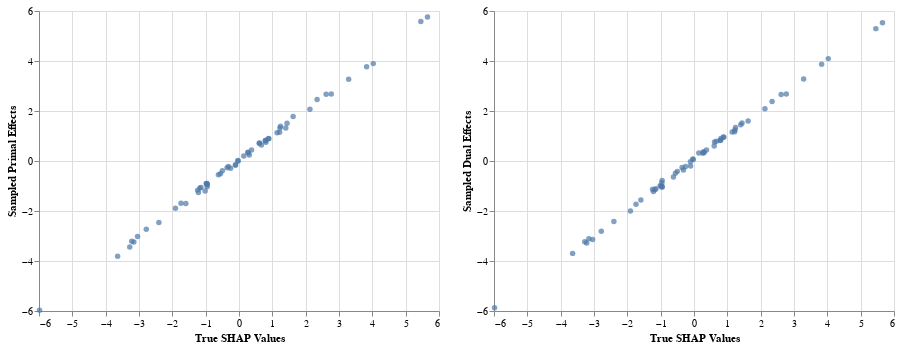

Write notebook code for a chart like this one.
### Code cell
alt.Chart(data_df).mark_point(filled=True).encode(
    alt.X('True SHAP Values:Q'),
    alt.Y(alt.repeat("column"), type='quantitative')
).repeat(column=['Sampled Primal Effects', 'Sampled Dual Effects'])

### Figure 1 — Vega-Lite specification as saved in the notebook (floating-point values rounded to 4 significant figures)
{"$schema": "https://vega.github.io/schema/vega-lite/v3.2.1.json", "config": {"mark": {"tooltip": null}, "view": {"height": 300, "width": 400}}, "datasets": {"data-f8aa6f456e43f20cc23f69a5d8538bc2": [{"Kernel SHAP Values": -3.059, "Sampled Average Effects": -3.185, "Sampled Dual Effects": -3.108, "Sampled Primal Effects": -3.24, "True SHAP Values": -3.154}, {"Kernel SHAP Values": -1.217, "Sampled Average Effects": -0.9321, "Sampled Dual Effects": -0.7802, "Sampled Primal Effects": -1.033, "True SHAP Values": -0.9558}, {"Kernel SHAP Values": 1.483, "Sampled Average Effects": 1.517, "Sampled Dual Effects": 1.518, "Sampled Primal Effects": 1.506, "True SHAP Values": 1.441}, {"Kernel SHAP Values": -1.228, "Sampled Average Effects": -1.371, "Sampled Dual Effects": -1.22, "Sampled Primal Effects": -1.257, "True SHAP Values": -1.218}, {"Kernel SHAP Values": 5.296, "Sampled Average Effects": 5.471, "Sampled Dual Effects": 5.295, "Sampled Primal Effects": 5.581, "True SHAP Values": 5.455}, {"Kernel SHAP Values": 0.4215, "Sampled Average Effects": 0.3845, "Sampled Dual Effects": 0.4404, "Sampled Primal Effects": 0.4437, "True SHAP Values": 0.3751}, {"Kernel SHAP Values": -0.08855, "Sampled Average Effects": -0.2049, "Sampled Dual Effects": -0.204, "Sampled Primal Effects": -0.163, "True SHAP Values": -0.1019}, {"Kernel SHAP Values": 0.5686, "Sampled Average Effects": 0.7949, "Sampled Dual Effects": 0.8311, "Sampled Primal Effects": 0.8278, "True SHAP Values": 0.8012}, {"Kernel SHAP Values": -0.4026, "Sampled Average Effects": -0.4063, "Sampled Dual Effects": -0.4146, "Sampled Primal Effects": -0.3915, "True SHAP Values": -0.4982}, {"Kernel SHAP Values": 3.177, "Sampled Average Effects": 3.327, "Sampled Dual Effects": 3.282, "Sampled Primal Effects": 3.274, "True SHAP Values": 3.289}, {"Kernel SHAP Values": -6.086, "Sampled Average Effects": -5.808, "Sampled Dual Effects": -5.866, "Sampled Primal Effects": -5.967, "True SHAP Values": -5.983}, {"Kernel SHAP Values": 2.707, "Sampled Average Effects": 2.679, "Sampled Dual Effects": 2.661, "Sampled Primal Effects": 2.667, "True SHAP Values": 2.615}, {"Kernel SHAP Values": 1.128, "Sampled Average Effects": 1.32, "Sampled Dual Effects": 1.169, "Sampled Primal Effects": 1.15, "True SHAP Values": 1.219}, {"Kernel SHAP Values": -1.081, "Sampled Average Effects": -1.03, "Sampled Dual Effects": -0.9858, "Sampled Primal Effects": -1.2, "True SHAP Values": -1.016}, {"Kernel SHAP Values": -0.9328, "Sampled Average Effects": -0.8571, "Sampled Dual Effects": -0.8713, "Sampled Primal Effects": -0.9054, "True SHAP Values": -0.9646}, {"Kernel SHAP Values": 0.5385, "Sampled Average Effects": 0.6548, "Sampled Dual Effects": 0.5997, "Sampled Primal Effects": 0.7125, "True SHAP Values": 0.6055}, {"Kernel SHAP Values": 0.1248, "Sampled Average Effects": 0.3073, "Sampled Dual Effects": 0.3395, "Sampled Primal Effects": 0.2424, "True SHAP Values": 0.3078}, {"Kernel SHAP Values": -1.046, "Sampled Average Effects": -1.103, "Sampled Dual Effects": -1.152, "Sampled Primal Effects": -1.078, "True SHAP Values": -1.172}, {"Kernel SHAP Values": 0.02842, "Sampled Average Effects": 0.1817, "Sampled Dual Effects": 0.3212, "Sampled Primal Effects": 0.1983, "True SHAP Values": 0.1439}, {"Kernel SHAP Values": 1.428, "Sampled Average Effects": 1.682, "Sampled Dual Effects": 1.596, "Sampled Primal Effects": 1.777, "True SHAP Values": 1.623}, {"Kernel SHAP Values": 0.1506, "Sampled Average Effects": -0.02556, "Sampled Dual Effects": 0.08454, "Sampled Primal Effects": 0.01986, "True SHAP Values": -0.03651}, {"Kernel SHAP Values": -1.19, "Sampled Average Effects": -0.9747, "Sampled Dual Effects": -0.9961, "Sampled Primal Effects": -0.9006, "True SHAP Values": -0.9851}, {"Kernel SHAP Values": 2.266, "Sampled Average Effects": 2.432, "Sampled Dual Effects": 2.377, "Sampled Primal Effects": 2.457, "True SHAP Values": 2.343}, {"Kernel SHAP Values": 0.1355, "Sampled Average Effects": 0.02264, "Sampled Dual Effects": 0.06111, "Sampled Primal Effects": 0.001251, "True SHAP Values": -0.02274}, {"Kernel SHAP Values": -1.032, "Sampled Average Effects": -1.034, "Sampled Dual Effects": -1.021, "Sampled Primal Effects": -0.9507, "True SHAP Values": -0.9517}, {"Kernel SHAP Values": -1.645, "Sampled Average Effects": -1.667, "Sampled Dual Effects": -1.556, "Sampled Primal Effects": -1.695, "True SHAP Values": -1.594}, {"Kernel SHAP Values": -1.733, "Sampled Average Effects": -1.629, "Sampled Dual Effects": -1.729, "Sampled Primal Effects": -1.688, "True SHAP Values": -1.74}, {"Kernel SHAP Values": -0.1507, "Sampled Average Effects": -0.09709, "Sampled Dual Effects": -0.02946, "Sampled Primal Effects": -0.1612, "True SHAP Values": -0.108}, {"Kernel SHAP Values": 0.6837, "Sampled Average Effects": 0.8316, "Sampled Dual Effects": 0.9515, "Sampled Primal Effects": 0.8873, "True SHAP Values": 0.8951}, {"Kernel SHAP Values": -1.111, "Sampled Average Effects": -1.185, "Sampled Dual Effects": -1.126, "Sampled Primal Effects": -1.165, "True SHAP Values": -1.242}, {"Kernel SHAP Values": -3.031, "Sampled Average Effects": -3.137, "Sampled Dual Effects": -3.137, "Sampled Primal Effects": -3.02, "True SHAP Values": -3.043}, {"Kernel SHAP Values": 0.543, "Sampled Average Effects": 0.6292, "Sampled Dual Effects": 0.7559, "Sampled Primal Effects": 0.7206, "True SHAP Values": 0.6156}, {"Kernel SHAP Values": -0.4196, "Sampled Average Effects": -0.2887, "Sampled Dual Effects": -0.2637, "Sampled Primal Effects": -0.2682, "True SHAP Values": -0.3571}, {"Kernel SHAP Values": 4.09, "Sampled Average Effects": 4.006, "Sampled Dual Effects": 4.095, "Sampled Primal Effects": 3.895, "True SHAP Values": 4.028}, {"Kernel SHAP Values": 1.196, "Sampled Average Effects": 1.545, "Sampled Dual Effects": 1.453, "Sampled Primal Effects": 1.319, "True SHAP Values": 1.404}, {"Kernel SHAP Values": 0.9064, "Sampled Average Effects": 0.9459, "Sampled Dual Effects": 0.9584, "Sampled Primal Effects": 0.8956, "True SHAP Values": 0.884}, {"Kernel SHAP Values": 1.125, "Sampled Average Effects": 1.206, "Sampled Dual Effects": 1.159, "Sampled Primal Effects": 1.129, "True SHAP Values": 1.143}, {"Kernel SHAP Values": 2.612, "Sampled Average Effects": 2.785, "Sampled Dual Effects": 2.677, "Sampled Primal Effects": 2.682, "True SHAP Values": 2.768}, {"Kernel SHAP Values": 1.28, "Sampled Average Effects": 1.279, "Sampled Dual Effects": 1.238, "Sampled Primal Effects": 1.324, "True SHAP Values": 1.228}, {"Kernel SHAP Values": -0.2671, "Sampled Average Effects": -0.3281, "Sampled Dual Effects": -0.217, "Sampled Primal Effects": -0.287, "True SHAP Values": -0.2512}, {"Kernel SHAP Values": -3.959, "Sampled Average Effects": -3.786, "Sampled Dual Effects": -3.695, "Sampled Primal Effects": -3.809, "True SHAP Values": -3.641}, {"Kernel SHAP Values": 0.9947, "Sampled Average Effects": 0.8036, "Sampled Dual Effects": 0.8244, "Sampled Primal Effects": 0.8091, "True SHAP Values": 0.784}, {"Kernel SHAP Values": 2.028, "Sampled Average Effects": 1.991, "Sampled Dual Effects": 2.09, "Sampled Primal Effects": 2.07, "True SHAP Values": 2.129}, {"Kernel SHAP Values": 3.863, "Sampled Average Effects": 3.851, "Sampled Dual Effects": 3.866, "Sampled Primal Effects": 3.773, "True SHAP Values": 3.829}, {"Kernel SHAP Values": 0.22, "Sampled Average Effects": 0.345, "Sampled Dual Effects": 0.3711, "Sampled Primal Effects": 0.328, "True SHAP Values": 0.2769}, {"Kernel SHAP Values": -2.525, "Sampled Average Effects": -2.452, "Sampled Dual Effects": -2.421, "Sampled Primal Effects": -2.458, "True SHAP Values": -2.403}, {"Kernel SHAP Values": 5.538, "Sampled Average Effects": 5.66, "Sampled Dual Effects": 5.53, "Sampled Primal Effects": 5.762, "True SHAP Values": 5.654}, {"Kernel SHAP Values": 0.3793, "Sampled Average Effects": 0.2773, "Sampled Dual Effects": 0.3115, "Sampled Primal Effects": 0.3525, "True SHAP Values": 0.2636}, {"Kernel SHAP Values": -0.9503, "Sampled Average Effects": -0.9352, "Sampled Dual Effects": -1.047, "Sampled Primal Effects": -0.8977, "True SHAP Values": -0.9595}, {"Kernel SHAP Values": -2.988, "Sampled Average Effects": -2.609, "Sampled Dual Effects": -2.806, "Sampled Primal Effects": -2.73, "True SHAP Values": -2.781}, {"Kernel SHAP Values": -0.4823, "Sampled Average Effects": -0.5322, "Sampled Dual Effects": -0.4866, "Sampled Primal Effects": -0.5085, "True SHAP Values": -0.5558}, {"Kernel SHAP Values": 0.8628, "Sampled Average Effects": 0.7976, "Sampled Dual Effects": 0.8985, "Sampled Primal Effects": 0.7543, "True SHAP Values": 0.8084}, {"Kernel SHAP Values": -0.6175, "Sampled Average Effects": -0.2899, "Sampled Dual Effects": -0.3587, "Sampled Primal Effects": -0.2236, "True SHAP Values": -0.3153}, {"Kernel SHAP Values": 1.37, "Sampled Average Effects": 1.3, "Sampled Dual Effects": 1.338, "Sampled Primal Effects": 1.392, "True SHAP Values": 1.246}, {"Kernel SHAP Values": -3.189, "Sampled Average Effects": -3.403, "Sampled Dual Effects": -3.277, "Sampled Primal Effects": -3.213, "True SHAP Values": -3.218}, {"Kernel SHAP Values": -3.42, "Sampled Average Effects": -3.166, "Sampled Dual Effects": -3.231, "Sampled Primal Effects": -3.436, "True SHAP Values": -3.277}, {"Kernel SHAP Values": 0.6639, "Sampled Average Effects": 0.6854, "Sampled Dual Effects": 0.7858, "Sampled Primal Effects": 0.6416, "True SHAP Values": 0.6734}, {"Kernel SHAP Values": -1.952, "Sampled Average Effects": -1.87, "Sampled Dual Effects": -1.999, "Sampled Primal Effects": -1.888, "True SHAP Values": -1.907}, {"Kernel SHAP Values": -0.6942, "Sampled Average Effects": -0.5549, "Sampled Dual Effects": -0.6444, "Sampled Primal Effects": -0.548, "True SHAP Values": -0.6172}, {"Kernel SHAP Values": -1.144, "Sampled Average Effects": -1.053, "Sampled Dual Effects": -1.106, "Sampled Primal Effects": -1.056, "True SHAP Values": -1.141}]}, "repeat": {"column": ["Sampled Primal Effects", "Sampled Dual Effects"]}, "spec": {"data": {"name": "data-f8aa6f456e43f20cc23f69a5d8538bc2"}, "encoding": {"x": {"field": "True SHAP Values", "type": "quantitative"}, "y": {"field": {"repeat": "column"}, "type": "quantitative"}}, "mark": {"filled": true, "type": "point"}}}
